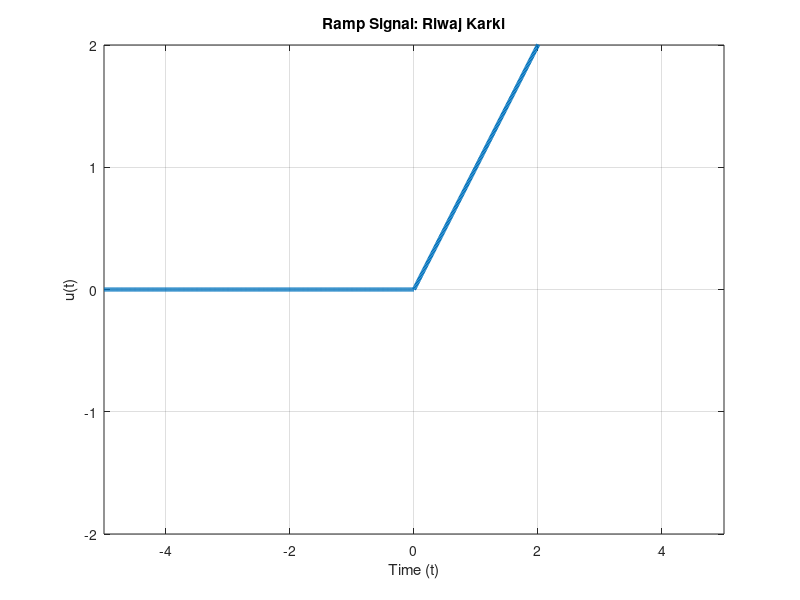

This figure's MATLAB source:
clc;
clear;
t = -5 : 0.01 : 5;
u = t .* double(t >= 0)
plot(t, u, 'LineWidth', 3);
xlabel('Time (t)');
ylabel('u(t)');
title('Ramp Signal: Riwaj Karki');
grid on;
axis([-5, 5, -2, 2]);